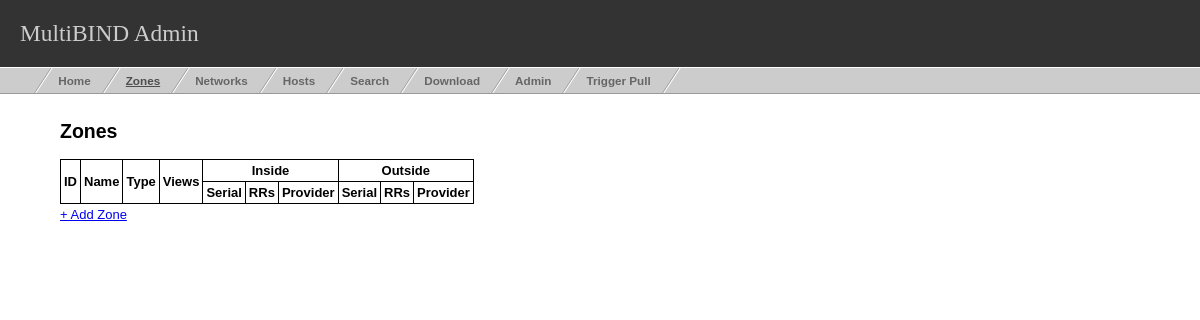
Page /zones.php on the earlier database version.
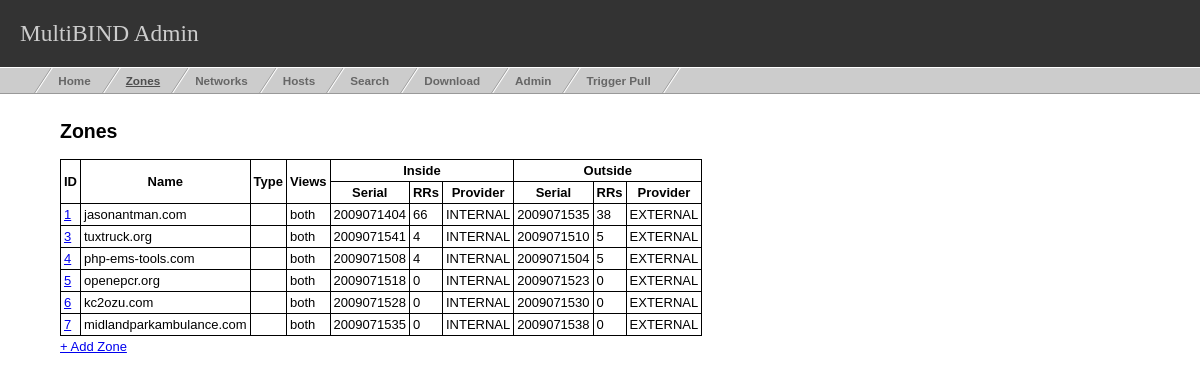
Same page on the later database version.
### tables this page shows
CREATE TABLE `zones` (
  `zone_id` int(10) unsigned NOT NULL auto_increment,
  `name` varchar(255) default NULL,
  `views` enum('inside','outside','both') default NULL,
  `last_update_ts` int(10) unsigned default NULL,
  `inside_provider_id` int(10) unsigned default NULL,
  `outside_provider_id` int(10) unsigned default NULL,
  `insert_ts` int(10) unsigned default NULL,
  `origin` varchar(100) default NULL,
  `ttl` int(10) unsigned default NULL,
  PRIMARY KEY  (`zone_id`)
);

CREATE TABLE `providers` (
  `provider_id` int(10) unsigned NOT NULL auto_increment,
  `provider_name` varchar(255) default NULL,
  `insert_ts` int(10) unsigned default NULL,
  `default_for` varchar(20) default NULL,
  PRIMARY KEY  (`provider_id`)
);

### zones.php (the view, shortened to what this page needs)
<?php
require_once('inc/common.php');
?>
<!DOCTYPE html PUBLIC "-//W3C//DTD XHTML 1.0 Transitional//EN"
"http://www.w3.org/TR/xhtml1/DTD/xhtml1-transitional.dtd">
<html xmlns="http://www.w3.org/1999/xhtml">
<head>
<link rel="stylesheet" type="text/css" href="css/common.css" />
<link rel="stylesheet" type="text/css" href="css/nav.css" />
</head>
<body>
<?php printHeader(); ?>
<div id="content">
<h2>Zones</h2>
<table class="mainTable">
<tr><th rowspan="2">ID</th><th rowspan="2">Name</th><th rowspan="2">Type</th><th rowspan="2">Views</th><th colspan="3">Inside</th><th colspan="3">Outside</th></tr>
<tr><th>Serial</th><th>RRs</th><th>Provider</th><th>Serial</th><th>RRs</th><th>Provider</th></tr>
<?php
$query = "SELECT z.zone_id,z.name,z.type,z.views,p.provider_name AS insideProvider,p2.provider_name AS outsideProvider FROM zones AS z LEFT JOIN providers AS p ON z.inside_provider_id=p.provider_id LEFT JOIN providers AS p2 ON z.outside_provider_id=p2.provider_id;";
$result = mysql_query($query);
while($row = mysql_fetch_assoc($result))
{
    echo '<tr><td><a href="zone.php?id='.$row['zone_id'].'">'.$row['zone_id'].'</a></td><td>'.$row['name'].'</td><td>'.$row['type'].'</td><td>'.$row['views'].'</td>';
    if($row['views'] == "both")
    {
	$q2 = "SELECT current_serial FROM soa_records WHERE zone_id=".$row['zone_id']." AND (view='inside' OR view='both');";
	$res2 = mysql_query($q2);
	$row2 = mysql_fetch_assoc($res2);
	echo '<td>'.$row2['current_serial'].'</td>';
	$q2 = "SELECT COUNT(*) FROM r_records WHERE zone_id=".$row['zone_id']." AND (view='inside' OR view='both');";
	$res2 = mysql_query($q2);
	$row2 = mysql_fetch_assoc($res2);
	$count = (int)$row2['COUNT(*)'];
	$q2 = "SELECT COUNT(*) FROM mx_records WHERE zone_id=".$row['zone_id']." AND (view='inside' OR view='both');";
	$res2 = mysql_query($q2);
	$row2 = mysql_fetch_assoc($res2);
	$count += (int)$row2['COUNT(*)'];
	$q2 = "SELECT COUNT(*) FROM srv_records WHERE zone_id=".$row['zone_id']." AND (view='inside' OR view='both');";
	$res2 = mysql_query($q2);
	$row2 = mysql_fetch_assoc($res2);
	$count += (int)$row2['COUNT(*)'];
	$q2 = "SELECT COUNT(*) FROM ptr_records WHERE zone_id=".$row['zone_id']." AND (view='inside' OR view='both');";
	$res2 = mysql_query($q2);
	$row2 = mysql_fetch_assoc($res2);
	$count += (int)$row2['COUNT(*)'];
	echo '<td>'.$count.'</td>';
	echo '<td>'.$row['insideProvider'].'</td>';
	$q2 = "SELECT current_serial FROM soa_records WHERE zone_id=".$row['zone_id']." AND (view='outside' OR view='both');";
	$res2 = mysql_query($q2);
	$row2 = mysql_fetch_assoc($res2);
	echo '<td>'.$row2['current_serial'].'</td>';
	$q2 = "SELECT COUNT(*) FROM r_records WHERE zone_id=".$row['zone_id']." AND (view='outside' OR view='both');";
	$res2 = mysql_query($q2);
	$row2 = mysql_fetch_assoc($res2);
	$count = (int)$row2['COUNT(*)'];
	$q2 = "SELECT COUNT(*) FROM mx_records WHERE zone_id=".$row['zone_id']." AND (view='outside' OR view='both');";
	$res2 = mysql_query($q2);
	$row2 = mysql_fetch_assoc($res2);
	$count += (int)$row2['COUNT(*)'];
	$q2 = "SELECT COUNT(*) FROM srv_records WHERE zone_id=".$row['zone_id']." AND (view='outside' OR view='both');";
	$res2 = mysql_query($q2);
	$row2 = mysql_fetch_assoc($res2);
	$count += (int)$row2['COUNT(*)'];
	$q2 = "SELECT COUNT(*) FROM ptr_records WHERE zone_id=".$row['zone_id']." AND (view='outside' OR view='both');";
	$res2 = mysql_query($q2);
	$row2 = mysql_fetch_assoc($res2);
	$count += (int)$row2['COUNT(*)'];
	echo '<td>'.$count.'</td>';
	echo '<td>'.$row['outsideProvider'].'</td>';
    }
    echo '</tr>'."\n";
}
?>
</table>
<p class="tableBottomLink"><a href="addZone.php">&#43; Add Zone</a></p>
</div>
</body>
</html>

### inc/common.php (shortened to what this page needs)
<?php
function printHeader()
{
    $links = array();
    $links["#"] = "&nbsp;";
    $links["index.php"] = "Home";
    $links["zones.php"] = "Zones";
    $links["networks.php"] = "Networks";
    $links["hosts.php"] = "Hosts";
    $links["search.php"] = "Search";
    $links["download.php"] = "Download";
    $links["admin.php"] = "Admin";
    $links["push.php"] = "Trigger Pull";
    $currentScript = substr($_SERVER["SCRIPT_NAME"], strrpos($_SERVER["SCRIPT_NAME"], "/")+1);
    echo '<div id="headerContainer">'."\n";
    echo '<div id="header">'."\n";
    echo '	<h1>MultiBIND Admin</h1>'."\n";
    echo '</div>'."\n";
    echo '<ul id="nav">'."\n";
    $count = 0;
    foreach($links as $url => $name)
    {
	$count++;
	if($url == $currentScript)
	{
	    echo '	<li id="nav-'.$count.'" class="activeNav"><a href="'.$url.'">'.$name.'</a></li>'."\n";
	}
	else
	{
	    echo '	<li id="nav-'.$count.'"><a href="'.$url.'">'.$name.'</a></li>'."\n";
	}
    }
    echo '</ul>'."\n";
    echo '</div> '."\n";
}
?>

Differences in the rows shown:
added zones: zone_id "1", name "jasonantman.com", views "both", current_serial "2009071404", count "66", providers.provider_name "INTERNAL", current_serial "2009071535", count "38", providers.provider_name "EXTERNAL"
added zones: zone_id "3", name "tuxtruck.org", views "both", current_serial "2009071541", count "4", providers.provider_name "INTERNAL", current_serial "2009071510", count "5", providers.provider_name "EXTERNAL"
added zones: zone_id "4", name "php-ems-tools.com", views "both", current_serial "2009071508", count "4", providers.provider_name "INTERNAL", current_serial "2009071504", count "5", providers.provider_name "EXTERNAL"
added zones: zone_id "5", name "openepcr.org", views "both", current_serial "2009071518", count "0", providers.provider_name "INTERNAL", current_serial "2009071523", providers.provider_name "EXTERNAL"
added zones: zone_id "6", name "kc2ozu.com", views "both", current_serial "2009071528", count "0", providers.provider_name "INTERNAL", current_serial "2009071530", providers.provider_name "EXTERNAL"
added zones: zone_id "7", name "midlandparkambulance.com", views "both", current_serial "2009071535", count "0", providers.provider_name "INTERNAL", current_serial "2009071538", providers.provider_name "EXTERNAL"
